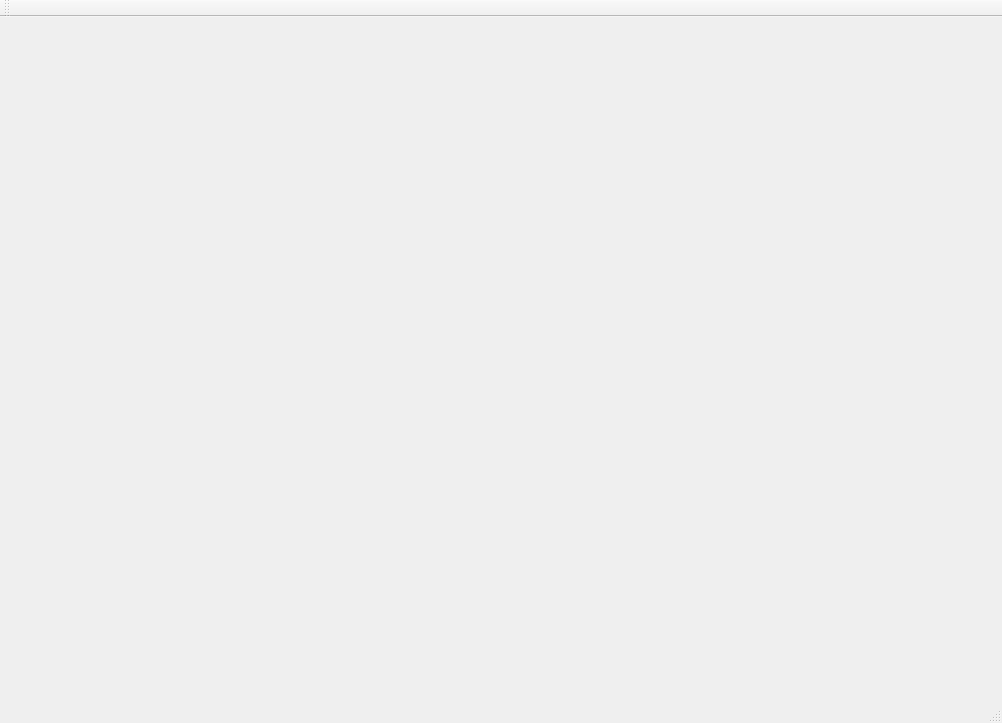
<?xml version="1.0" encoding="UTF-8"?>
<ui version="4.0">
 <class>MainWindow</class>
 <widget class="QMainWindow" name="MainWindow">
  <property name="geometry">
   <rect>
    <x>0</x>
    <y>0</y>
    <width>1002</width>
    <height>723</height>
   </rect>
  </property>
  <property name="windowTitle">
   <string>MainWindow</string>
  </property>
  <property name="styleSheet">
   <string notr="true">     paint-alternating-row-colors-for-empty-area: e;
</string>
  </property>
  <widget class="QWidget" name="centralWidget"/>
  <widget class="QMenuBar" name="menuBar">
   <property name="geometry">
    <rect>
     <x>0</x>
     <y>0</y>
     <width>1002</width>
     <height>23</height>
    </rect>
   </property>
  </widget>
  <widget class="QToolBar" name="mainToolBar">
   <attribute name="toolBarArea">
    <enum>TopToolBarArea</enum>
   </attribute>
   <attribute name="toolBarBreak">
    <bool>false</bool>
   </attribute>
  </widget>
  <widget class="QStatusBar" name="statusBar"/>
 </widget>
 <layoutdefault spacing="6" margin="11"/>
 <resources/>
 <connections/>
</ui>
